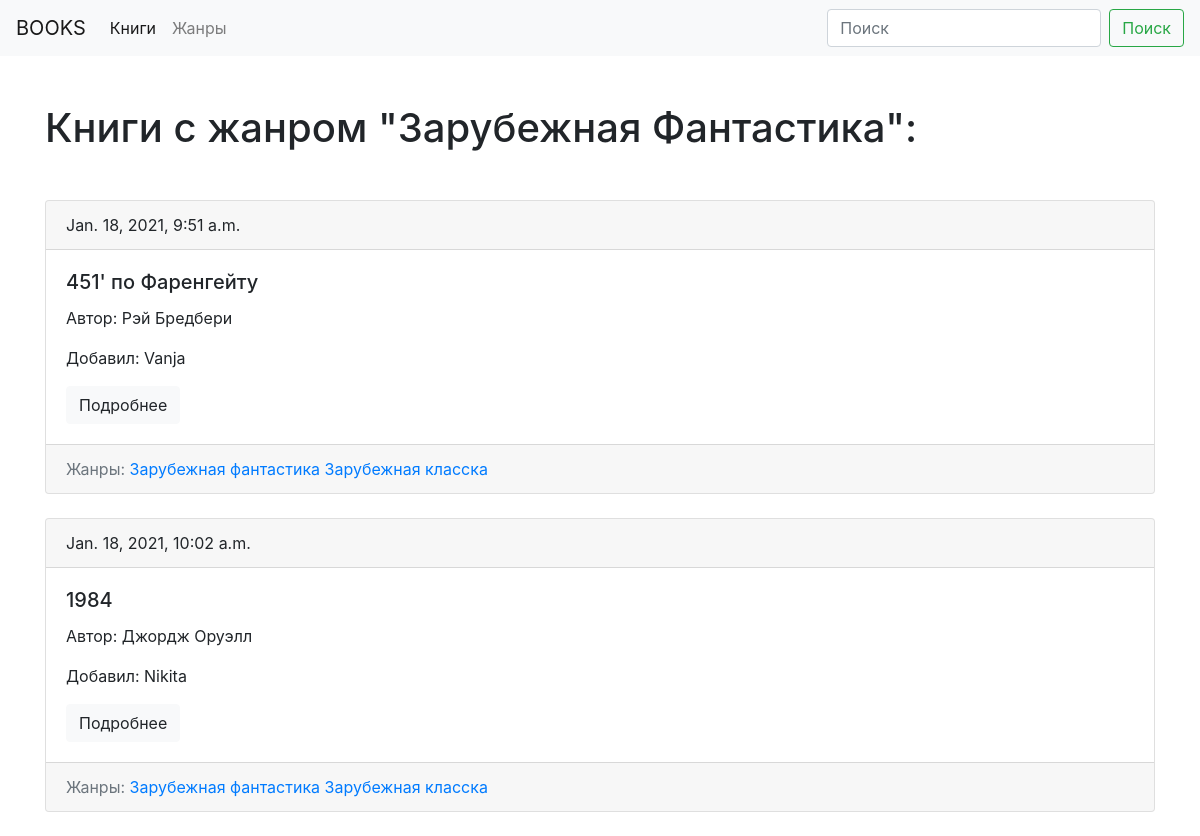
/tag/Zarubezhnayafantastika, run on the app's committed database.
### blog/models.py (models this page shows, shortened)
class Tag(models.Model):
    title = models.CharField(max_length=50)
    slug = models.SlugField(max_length=50, unique=True)
    def  get_absolute_url(self):
        return reverse('tag_detail_url', kwargs={'slug': self.slug})

class Post(models.Model):
    title = models.CharField(max_length=150, db_index=True)
    slug = models.SlugField(max_length=150, unique=True)
    author= models.CharField(max_length=150, db_index=True)
    body = models.TextField(blank=True, db_index=True)
    tags = models.ManyToManyField('Tag', blank=True, related_name='posts')
    date_pub = models.DateTimeField(auto_now_add=True)
    user = models.ForeignKey('User', on_delete=models.CASCADE)
    def get_absolute_url(self):
        return reverse('post_detail_url', kwargs={'slug': self.slug})

class User(models.Model):
    name = models.CharField(max_length=50)
    password = models.CharField(max_length=50)
    def __str__(self):
        return self.name

### blog/views.py (the view)
# urls.py: path('tag/<str:slug>', tag_detail, name='tag_detail_url'),
def tag_detail(request, slug):
    tag = Tag.objects.get(slug__iexact=slug)
    return render(request, 'blog/tag_detail.html', context={'tag': tag})

### blog/templates/blog/tag_detail.html (shortened to what this page needs)
{% extends 'blog/base_blog.html' %}
{% block content %}
    <h1 class="mb-5">Книги с жанром "{{ tag.title|title }}":</h1>
    {% for post in tag.posts.all %}
        {% include 'blog/includes/post_card_template.html' %}
    {% endfor %}
{% endblock %}

### blog/templates/blog/base_blog.html
{% extends 'base.html' %}

### templates/base.html (shortened to what this page needs)
<!DOCTYPE html>
<html lang="en">
<head>
    <link rel="stylesheet" href="https://cdn.jsdelivr.net/npm/bootstrap@4.5.3/dist/css/bootstrap.min.css">
</head>
<body>
    <nav class="navbar navbar-expand-lg navbar-light bg-light">
        <a class="navbar-brand" href="{% url 'main_url' %}">BOOKS</a>
        <div class="collapse navbar-collapse" id="navbarSupportedContent">
          <ul class="navbar-nav mr-auto">
            <li class="nav-item active">
              <a class="nav-link" href="{% url 'posts_list_url' %}">Книги</a>
            </li>
            <li class="nav-item">
              <a class="nav-link" href="{% url 'tags_list_url' %}">Жанры</a>
            </li>
          </ul>
          <form class="form-inline my-2 my-lg-0">
            <input class="form-control mr-sm-2" type="search" placeholder="Поиск" aria-label="Search">
            <button class="btn btn-outline-success my-2 my-sm-0" type="submit">Поиск</button>
          </form>
        </div>
      </nav>
      <div class="container mt-5">
          <div class="row">
              <div class="col-12">
                {% block content %}{% endblock %}
              </div>
          </div>
      </div>
</body>
</html>

### blog/templates/blog/includes/post_card_template.html
<div class="card mb-4">
    <div class="card-header">
        {{post.date_pub}}
    </div>
    <div class="card-body">
        <h5 class="card-title">{{post.title}}</h5>
        <p>
            Автор: {{post.author}}
        </p>
        <p>
            Добавил: {{post.user}}
        </p>
        <a href="{{ post.get_absolute_url }}" class="btn btn-light">Подробнее</a>
    </div>
    <div class="card-footer text-muted">
        Жанры:
        {% for tag in post.tags.all %}
            <a href="{{ tag.get_absolute_url }}">{{ tag.title }}</a>
        {% endfor %}
    </div>
</div>

### data on the page
Tag: title "Зарубежная Фантастика", title "Зарубежная фантастика"
Post: date_pub "Jan. 18, 2021, 9:51 a.m.", title "451' по Фаренгейту", author "Рэй Бредбери", user "Vanja"
Tag: title "Зарубежная класска"
Post: date_pub "Jan. 18, 2021, 10:02 a.m.", title "1984", author "Джордж Оруэлл", user "Nikita"
